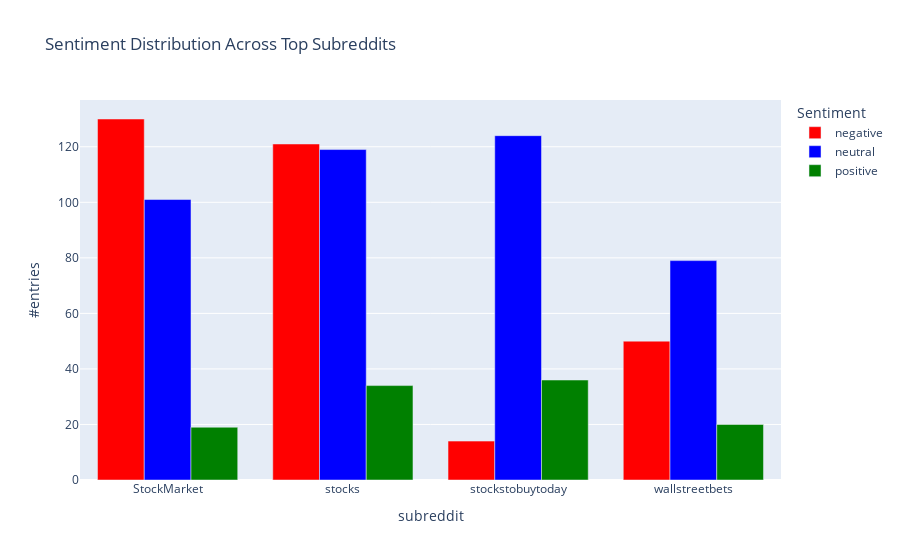

Source (notebook cell):
### Code cell
# sentiment distribution across subreddits (domain bias)
# shows whether communities skew negative/neutral/positive

import plotly.express as px

top_subs = X["subreddit"].value_counts().head(10).index
tmp = X[X["subreddit"].isin(top_subs)].copy()

cnts = (tmp.groupby(["subreddit","label_name"]).size().reset_index(name="count"))

fig = px.bar(
    cnts, x="subreddit", y="count", color="label_name", barmode="group",
    title="Sentiment Distribution Across Top Subreddits",
    labels={"label_name":"Sentiment","count":"#entries"},
    color_discrete_map={"negative": "red", "neutral": "blue", "positive": "green"}
)
fig.show()

print(f"For example, the subreddits StockMarket and stocks seem to be skewed towards a negative sentiment.")

### Figure 1 — Plotly figure (JSON) as saved in the notebook; plotly's stock layout.template omitted (floating-point values rounded to 4 significant figures)
{"data": [{"alignmentgroup": "True", "hovertemplate": "Sentiment=negative<br>subreddit=%{x}<br>#entries=%{y}<extra></extra>", "legendgroup": "negative", "marker": {"color": "red", "pattern": {"shape": ""}}, "name": "negative", "offsetgroup": "negative", "orientation": "v", "showlegend": true, "textposition": "auto", "type": "bar", "x": ["StockMarket", "stocks", "stockstobuytoday", "wallstreetbets"], "xaxis": "x", "y": [130, 121, 14, 50], "yaxis": "y"}, {"alignmentgroup": "True", "hovertemplate": "Sentiment=neutral<br>subreddit=%{x}<br>#entries=%{y}<extra></extra>", "legendgroup": "neutral", "marker": {"color": "blue", "pattern": {"shape": ""}}, "name": "neutral", "offsetgroup": "neutral", "orientation": "v", "showlegend": true, "textposition": "auto", "type": "bar", "x": ["StockMarket", "stocks", "stockstobuytoday", "wallstreetbets"], "xaxis": "x", "y": [101, 119, 124, 79], "yaxis": "y"}, {"alignmentgroup": "True", "hovertemplate": "Sentiment=positive<br>subreddit=%{x}<br>#entries=%{y}<extra></extra>", "legendgroup": "positive", "marker": {"color": "green", "pattern": {"shape": ""}}, "name": "positive", "offsetgroup": "positive", "orientation": "v", "showlegend": true, "textposition": "auto", "type": "bar", "x": ["StockMarket", "stocks", "stockstobuytoday", "wallstreetbets"], "xaxis": "x", "y": [19, 34, 36, 20], "yaxis": "y"}], "layout": {"barmode": "group", "legend": {"title": {"text": "Sentiment"}, "tracegroupgap": 0}, "title": {"text": "Sentiment Distribution Across Top Subreddits"}, "xaxis": {"anchor": "y", "domain": [0, 1], "title": {"text": "subreddit"}}, "yaxis": {"anchor": "x", "domain": [0, 1], "title": {"text": "#entries"}}}}
